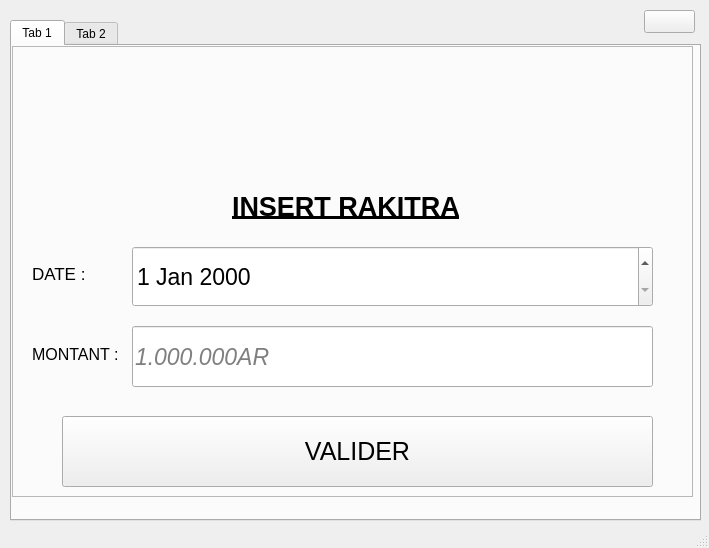
<?xml version="1.0" encoding="UTF-8"?>
<ui version="4.0">
 <class>MainWindow</class>
 <widget class="QMainWindow" name="MainWindow">
  <property name="geometry">
   <rect>
    <x>0</x>
    <y>0</y>
    <width>709</width>
    <height>548</height>
   </rect>
  </property>
  <property name="windowTitle">
   <string>MainWindow</string>
  </property>
  <widget class="QWidget" name="centralwidget">
   <widget class="QTabWidget" name="tabWidget">
    <property name="geometry">
     <rect>
      <x>10</x>
      <y>20</y>
      <width>691</width>
      <height>501</height>
     </rect>
    </property>
    <property name="currentIndex">
     <number>0</number>
    </property>
    <widget class="QWidget" name="tab">
     <attribute name="title">
      <string>Tab 1</string>
     </attribute>
     <widget class="QFrame" name="frame">
      <property name="geometry">
       <rect>
        <x>0</x>
        <y>0</y>
        <width>681</width>
        <height>451</height>
       </rect>
      </property>
      <property name="frameShape">
       <enum>QFrame::StyledPanel</enum>
      </property>
      <property name="frameShadow">
       <enum>QFrame::Raised</enum>
      </property>
      <widget class="QDateEdit" name="dateEdit">
       <property name="geometry">
        <rect>
         <x>120</x>
         <y>200</y>
         <width>521</width>
         <height>61</height>
        </rect>
       </property>
       <property name="font">
        <font>
         <pointsize>17</pointsize>
        </font>
       </property>
      </widget>
      <widget class="QLineEdit" name="lineEdit">
       <property name="geometry">
        <rect>
         <x>120</x>
         <y>280</y>
         <width>521</width>
         <height>61</height>
        </rect>
       </property>
       <property name="font">
        <font>
         <pointsize>17</pointsize>
         <italic>true</italic>
        </font>
       </property>
       <property name="placeholderText">
        <string>1.000.000AR</string>
       </property>
      </widget>
      <widget class="QPushButton" name="pushButton">
       <property name="geometry">
        <rect>
         <x>50</x>
         <y>370</y>
         <width>591</width>
         <height>71</height>
        </rect>
       </property>
       <property name="font">
        <font>
         <pointsize>19</pointsize>
        </font>
       </property>
       <property name="text">
        <string>VALIDER</string>
       </property>
       <property name="icon">
        <iconset>
         <normaloff>assets/img/oke.webp</normaloff>assets/img/oke.webp</iconset>
       </property>
       <property name="iconSize">
        <size>
         <width>70</width>
         <height>60</height>
        </size>
       </property>
      </widget>
      <widget class="QLabel" name="label">
       <property name="geometry">
        <rect>
         <x>-20</x>
         <y>-10</y>
         <width>451</width>
         <height>131</height>
        </rect>
       </property>
       <property name="text">
        <string/>
       </property>
       <property name="pixmap">
        <pixmap>assets/img/rakitra.png</pixmap>
       </property>
       <property name="scaledContents">
        <bool>true</bool>
       </property>
      </widget>
      <widget class="QLabel" name="label_2">
       <property name="geometry">
        <rect>
         <x>250</x>
         <y>0</y>
         <width>441</width>
         <height>121</height>
        </rect>
       </property>
       <property name="text">
        <string/>
       </property>
       <property name="pixmap">
        <pixmap>assets/img/rakitra.png</pixmap>
       </property>
       <property name="scaledContents">
        <bool>true</bool>
       </property>
      </widget>
      <widget class="QLabel" name="label_3">
       <property name="geometry">
        <rect>
         <x>220</x>
         <y>130</y>
         <width>241</width>
         <height>61</height>
        </rect>
       </property>
       <property name="font">
        <font>
         <pointsize>20</pointsize>
         <weight>75</weight>
         <bold>true</bold>
         <underline>true</underline>
        </font>
       </property>
       <property name="text">
        <string>INSERT RAKITRA</string>
       </property>
      </widget>
      <widget class="QLabel" name="label_4">
       <property name="geometry">
        <rect>
         <x>20</x>
         <y>220</y>
         <width>61</width>
         <height>16</height>
        </rect>
       </property>
       <property name="font">
        <font>
         <pointsize>13</pointsize>
        </font>
       </property>
       <property name="text">
        <string>DATE :</string>
       </property>
      </widget>
      <widget class="QLabel" name="label_5">
       <property name="geometry">
        <rect>
         <x>20</x>
         <y>300</y>
         <width>101</width>
         <height>16</height>
        </rect>
       </property>
       <property name="font">
        <font>
         <pointsize>12</pointsize>
        </font>
       </property>
       <property name="text">
        <string>MONTANT :</string>
       </property>
      </widget>
     </widget>
    </widget>
    <widget class="QWidget" name="tab_2">
     <attribute name="title">
      <string>Tab 2</string>
     </attribute>
     <widget class="QLabel" name="label_6">
      <property name="geometry">
       <rect>
        <x>90</x>
        <y>10</y>
        <width>71</width>
        <height>61</height>
       </rect>
      </property>
      <property name="text">
       <string/>
      </property>
      <property name="pixmap">
       <pixmap>assets/img/listeDemande.png</pixmap>
      </property>
      <property name="scaledContents">
       <bool>true</bool>
      </property>
     </widget>
     <widget class="QLabel" name="label_7">
      <property name="geometry">
       <rect>
        <x>180</x>
        <y>10</y>
        <width>451</width>
        <height>51</height>
       </rect>
      </property>
      <property name="font">
       <font>
        <pointsize>27</pointsize>
        <weight>75</weight>
        <bold>true</bold>
        <underline>true</underline>
       </font>
      </property>
      <property name="text">
       <string>LISTE DES DEMANDES:</string>
      </property>
     </widget>
     <widget class="QTableWidget" name="tableWidget">
      <property name="geometry">
       <rect>
        <x>30</x>
        <y>90</y>
        <width>631</width>
        <height>371</height>
       </rect>
      </property>
      <column>
       <property name="text">
        <string>id Pret</string>
       </property>
      </column>
      <column>
       <property name="text">
        <string>id Mpiangona</string>
       </property>
      </column>
      <column>
       <property name="text">
        <string>Montant</string>
       </property>
      </column>
      <column>
       <property name="text">
        <string>id Eglises</string>
       </property>
      </column>
      <column>
       <property name="text">
        <string>Date de Pret</string>
       </property>
      </column>
     </widget>
    </widget>
   </widget>
   <widget class="QPushButton" name="pushButton_2">
    <property name="geometry">
     <rect>
      <x>644</x>
      <y>10</y>
      <width>51</width>
      <height>23</height>
     </rect>
    </property>
    <property name="text">
     <string/>
    </property>
    <property name="icon">
     <iconset>
      <normaloff>assets/img/logout.png</normaloff>assets/img/logout.png</iconset>
    </property>
    <property name="iconSize">
     <size>
      <width>30</width>
      <height>20</height>
     </size>
    </property>
   </widget>
  </widget>
  <widget class="QMenuBar" name="menubar">
   <property name="geometry">
    <rect>
     <x>0</x>
     <y>0</y>
     <width>709</width>
     <height>21</height>
    </rect>
   </property>
  </widget>
  <widget class="QStatusBar" name="statusbar"/>
 </widget>
 <resources/>
 <connections/>
</ui>
